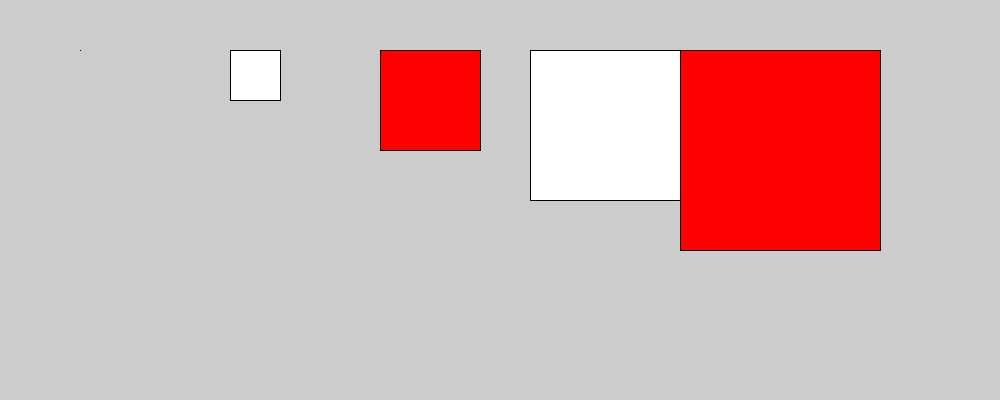
Frame 1 (no input)
Frame 60 (the mouse pressed at the canvas centre just before this capture): identical to frame 1, image omitted
Frame 120 (the mouse held since frame 60 and released just before this capture): identical to frame 1, image omitted

The Processing sketch that drew this single still picture (run headless with seeded random() and noise(); from frame 60 on, the mouse is pressed at the canvas centre):

// Processing sketch: WK_2___Nine_Squares_Interaction
// ── WK_2___Nine_Squares_Interaction.pde
void setup(){
  size(1000, 400);
}

void draw(){
  for (int i=0; i<5; i++){
    
    /*
    create more or fewer rectangles: change the upper bound of i - e.g. i<4
    draw them towards the left or towards the right of the sketch: change the value of the OFFSET part of the rect x-coord parameter
    space them further apart or closer together: change the value of the additional multiplier part of the x-coord parameter.
    make them increasingly larger in size: multiplier on the rect size parameters.
    make every alternate rectangle red: use if statement to check value of i.
*/
    rect(80 + i*150, 50, i*50,i*50);
    if (i%2 == 1){
      fill(255,0,0);
    }
    else{
      fill(255);
    }
  }
}
